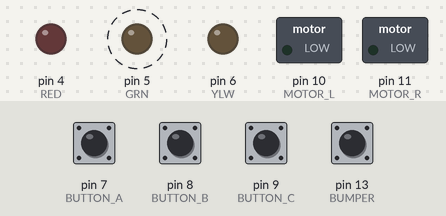
This sketch was run on a simulated Arduino Uno, built with avr-gcc and run on an emulated ATmega328P. Shown: switched loads named in the sketch (green lamp = pin HIGH), output pins drawn as LEDs (lit = HIGH). Dashed ring = blinking. The inputs (shaded band) are chosen by the test bench; at power-on: pin 7 (BUTTON_A), pin 8 (BUTTON_B), pin 9 (BUTTON_C), pin 13 (BUMPER) HIGH. What the sketch prints to the serial monitor is not drawn.

Above: at 2.3 s.
2.4 s: pin 8 (BUTTON_B) pulled LOW for 3.2 s
Timing chart, 0 to 13.1 s (numbered marks = the images above; inputs shaded):
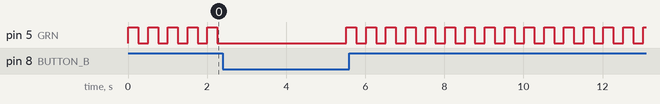

The sketch:

M452Lab2UpDown.ino
```cpp
/*************************************************************
  M452Lab2UpDown (v1.8)
  Created by: H. Fernando, 17/07/2013
  Revised by: B. Surgenor, 27/09/2017 and then 09/08/2020

  This program allows the user to test different motor speeds
  - Press B Button to start the program (and toggle increment)
  - Press A Button to increase motor speed
  - Press C Button to decrease motor speed
  - Press bumper to restart the program
 ***************************************************************/

// pin assignments
int RED = 4;
int GRN = 5;
int YLW = 6;
int BUTTON_A = 7;
int BUTTON_B = 8;
int BUTTON_C = 9;

int MOTOR_L = 10;  // left motor PWM signal
int MOTOR_R = 11;  // right motor PWM signal
int BUMPER =  13;

// global constants
const int STOP_SPEED = 155;           // 155 to begin, find value for your robot
const int INIT_SPEED = 70;           // 155 to begin, ranges from 70 to 230

//global variables
int delta = INIT_SPEED - STOP_SPEED;
int increment = 1;                    // use PBB to toggle between 1 and 5 when running

// Set-up Routine
void setup() {
  // initialize the digital LED pins as outputs.
  pinMode(RED, OUTPUT);
  pinMode(YLW, OUTPUT);
  pinMode(GRN, OUTPUT);

  //initialize buttons and bumper pins as inputs
  pinMode(BUMPER, INPUT);
  pinMode(BUTTON_A, INPUT);
  pinMode(BUTTON_B, INPUT);
  pinMode(BUTTON_C, INPUT);

  //initialize motor control pins as outputs
  pinMode(MOTOR_L, OUTPUT);
  pinMode(MOTOR_R, OUTPUT);

  //stop motors
  runMotors(0,0);

  //setup serial debug
  Serial.begin(9600);
}

// Main routine
void loop() {

  Serial.println("Program ready. Press Button B to start");
  do {
    toggleLED(GRN);         //motors stopped, Green LED flashing
  } while(digitalRead(BUTTON_B)== HIGH);
  Serial.println("Program Running.");
  delay(1000);

  do {
    if (digitalRead(BUTTON_A)== LOW){   //press button A to increase speed by 'increment'
      delta = delta + increment;
    }
    if (digitalRead(BUTTON_C)== LOW){   //press button C to reduce speed by 'increment'
      delta = delta - increment;

    }
    if (digitalRead(BUTTON_B)== LOW){   //press button B to change increment value
      if(increment == 5)
      {
        increment = 1;
        Serial.println("Increment is now 1");
        delay(1000);
      }
      else
      {
        increment = 5;
        Serial.println("Increment is now 5");
        delay(1000);
       }
    }

    Serial.print("Speed: ");            //print current speed to screen
    Serial.println(STOP_SPEED + delta);

    runMotors(delta, delta);            //run motors at current speed

    delay(500);                        //pause before repeating (set to 1000 for demo)

   }while(digitalRead(BUMPER) == LOW);  //run until bumper is pressed

  delta = INIT_SPEED - STOP_SPEED;      //reset value of delta to initial speed
  runMotors(0,0);                       //stop motors
  delay(500);

}

//**********SUBROUTINES******************

//Turn on a single LED, and all other off
void turnOnLED(int colour){
  digitalWrite(GRN, LOW);
  digitalWrite(YLW, LOW);
  digitalWrite(RED, LOW);

  digitalWrite(colour, HIGH);
}

//Toggle an LED on/off
void toggleLED(int colour){
  digitalWrite(colour, HIGH);
  delay(250);
  digitalWrite(colour, LOW);
  delay(250);
}

void runMotors(int delta_L, int delta_R)
{
  int pulse_L = (STOP_SPEED + delta_L)*10;    //determines the length of pulse in microseconds
  int pulse_R = (STOP_SPEED + delta_R)*10;

  for(int i=0; i<3; i++){
    pulseOut(MOTOR_L, pulse_L);    //send pulse to left motors
    pulseOut(MOTOR_R, pulse_R);    //send pulse to right motors
  }
}

void pulseOut(int motor, int pulsewidth)
{
  digitalWrite(motor, HIGH);
  delayMicroseconds(pulsewidth);  //send pulse of desired pulsewidth
  digitalWrite(motor, LOW);
}
```
